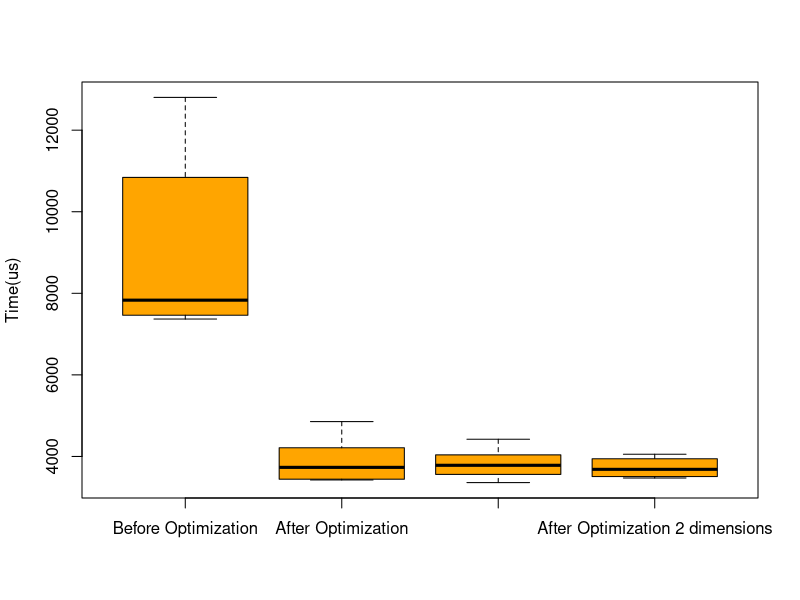

This figure's R source:
BefOpt <- c(10842, 8343, 7680, 7462, 12803, 7369, 7984 ,7539, 11342, 7424 )
AftOpt <- c(3601, 3433, 4498, 4854, 3442, 4213, 3825, 3641, 3424, 3871)
OptB <- c(3560, 3941, 3359, 3657, 3910, 3651, 4368, 4039, 3518, 4422 )
 OptBxBy <-c(4054, 3627, 3880, 3559, 3943, 4000, 3507, 3741, 3474, 3472)

boxplot(cbind(BefOpt,AftOpt,OptB,OptBxBy) , ylab = "Time(us)", 
        names=c("Before Optimization", "After Optimization", "After Optimization B=16", "After Optimization 2 dimensions") 
        ,col="orange")
